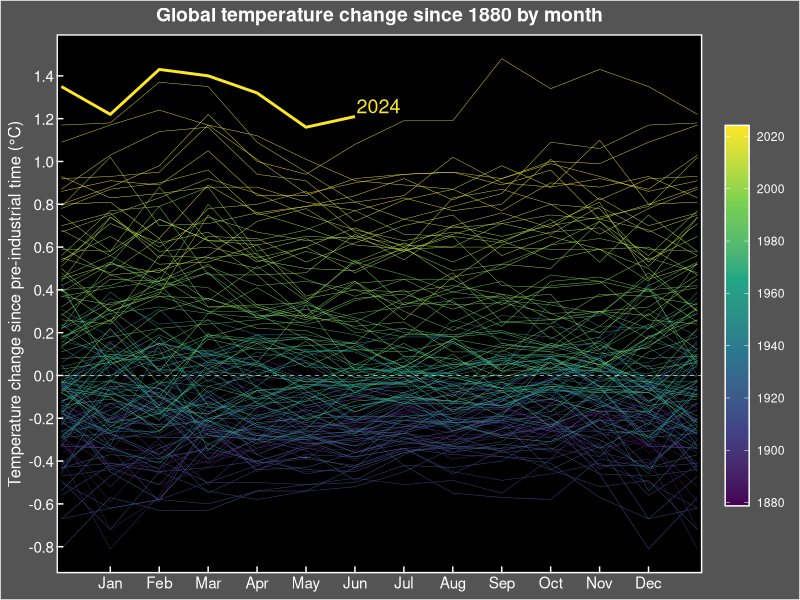
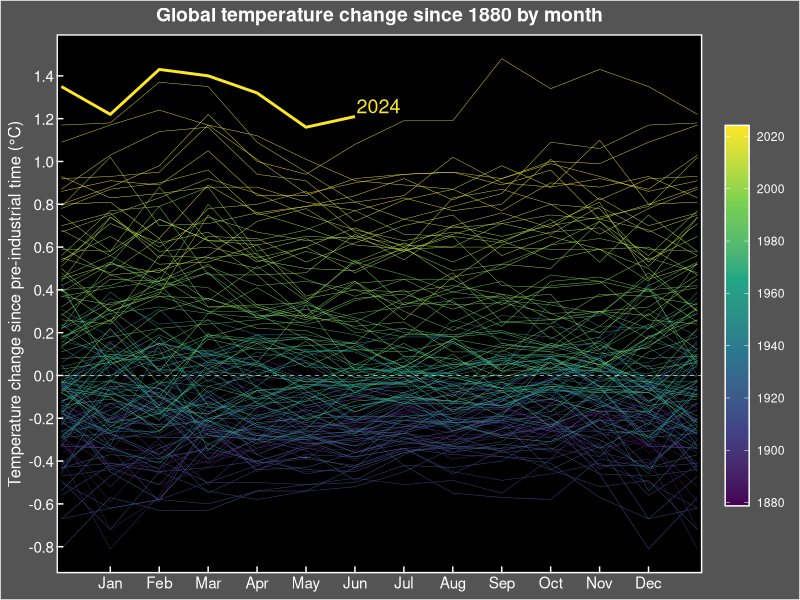

The R source for these figures, in order:
# Temperatures lines plot

# Librairies
library(tidyverse)
library(scales)
library(glue)

# Loading the data
raw_data <- read.csv("data/GLB.Ts+dSST.csv", skip = 1, na = "***")

# Clean and select
temp_data <- raw_data %>%
  select(year = Year, all_of(month.abb)) %>%
  pivot_longer(-year, names_to = "month", values_to = "t_diff") %>% 
  drop_na()

# Some creationof data frame for plot purpose
last_dec <- temp_data %>% 
            filter(month == "Dec") %>% 
            mutate(year = year + 1,
                   month = "last_dec")

next_jan <- temp_data %>% 
  filter(month == "Jan") %>% 
  mutate(year = year - 1,
         month = "next_jan")

t_data <- bind_rows(last_dec, temp_data, next_jan) %>% 
          mutate(month = factor(month, levels = c("last_dec", month.abb, "next_jan")),
                 month_number = as.numeric(month) - 1,
                 this_year = year == max(year))

annotation <- t_data %>% slice_max(year) %>% slice_max(month_number)

# Visualisation
t_data %>% ggplot(aes(x = month_number, y = t_diff, color = year,
                      group = year, size = this_year)) + 
  geom_line() +
  geom_hline(yintercept = 0, color = "white", linewidth = 0.2, linetype = "dashed") +
  geom_text(data = annotation,
            aes(x = month_number, y = t_diff, label = year),
            size = 5, hjust = 0, nudge_x = 0.03, nudge_y = 0.05) +
  scale_color_viridis_c("", breaks = seq(1880, 2020, 20),
                        guide = guide_colorbar(frame.linewidth = 0.5,
                                               frame.colour = "white")) +
  scale_x_continuous(breaks = 1:12,
                     labels = month.abb) +
  scale_y_continuous(breaks = seq(-0.8,1.4,0.2)) +
  scale_size_manual(values = c(0.15, 1), guide = "none") +
  coord_cartesian(xlim = c(0.5,12.5)) +
  labs(title = "Global temperature change since 1880 by month",
       y = "Temperature change since pre-industrial time (°C)",
       x = NULL) +
  theme(
    panel.background = element_rect(fill = "black", colour = "white", size = 1),
    panel.grid = element_blank(),
    plot.background = element_rect(fill = "gray33"),
    plot.title = element_text(colour = "white", size = 14,
                              hjust = 0.5, face  = "bold"),
    axis.title = element_text(colour = "white", size = 12),
    axis.text = element_text(colour = "white", size = 11),
    legend.background = element_rect(fill = NA),
    legend.text = element_text(colour = "white"),
    legend.key.height = unit(55, "pt"),
    axis.ticks.length = unit(-5, "pt"),
    axis.ticks = element_line(colour = "white")
  )

# Save the figure
ggsave("figures/temperature_line_plot.png", height = 4.5, width = 7, dpi = 400)
  